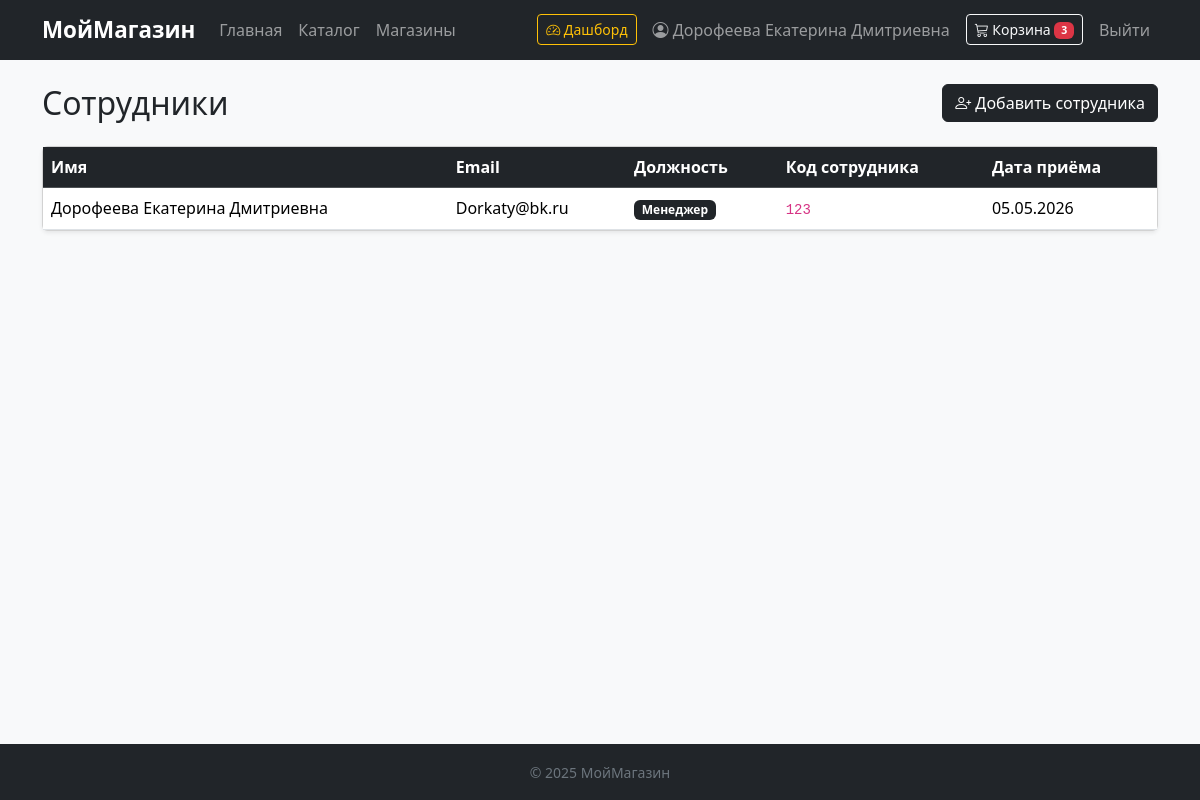
/staff (signed in), run on an earlier commit of the app's database.
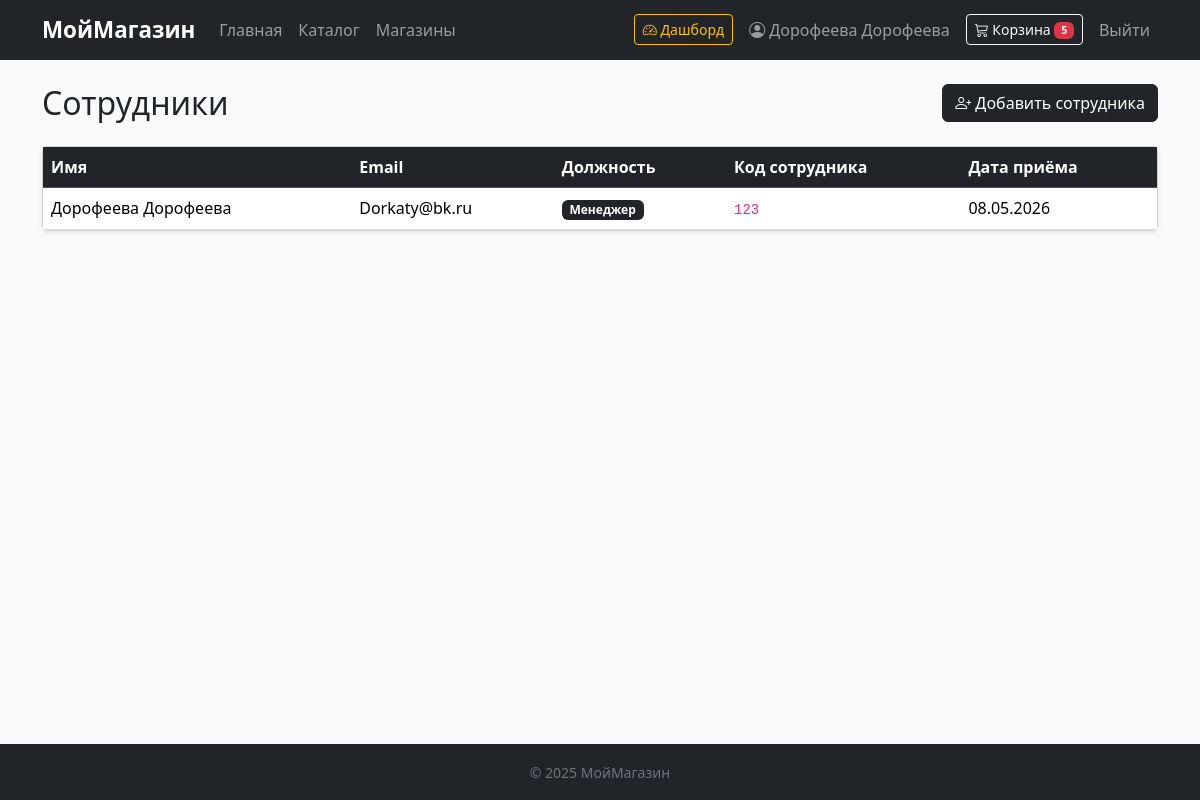
And on a later commit of the database.
### data/users.py (models this page shows, shortened)
class User(SqlAlchemyBase, UserMixin):
    __tablename__ = 'users'
    id = Column(Integer, primary_key=True, autoincrement=True)
    name = Column(String, nullable=True)
    email = Column(String, index=True, unique=True, nullable=True)
    hashed_password = Column(String, nullable=True)
    role = Column(Enum("admin", "user", "manager", "warehouse", "support", "courier", name="user_roles"), nullable=True)
    created_date = Column(DateTime, default=datetime.datetime.now)

### data/employee.py (models this page shows)
class Employee(SqlAlchemyBase):
    __tablename__ = 'employees'
    id = Column(Integer, primary_key=True, autoincrement=True)
    user_id = Column(Integer, ForeignKey('users.id'), nullable=False, unique=True)
    position = Column(String, nullable=False)
    employee_code = Column(String, nullable=False)
    hired_date = Column(DateTime, default=datetime.datetime.now)

### app.py (the view)
@app.route('/staff')
@login_required
def staff_list():
    if current_user.role not in ['admin', 'manager']:
        abort(403)
    with session_scope() as db_sess:
        employees = db_sess.query(Employee, User).join(User, Employee.user_id == User.id).all()
        staff = [{'emp': e, 'user': u} for e, u in employees]
    return render_template('staff_list.html', staff=staff)

### app.py (called while the page is built)
@contextmanager
def session_scope():
    db_sess = db_session.create_session()
    try:
        yield db_sess
    finally:
        db_sess.close()

def cart_count():
    if not current_user.is_authenticated:
        return 0
    with session_scope() as db_sess:
        items = db_sess.query(Cart).filter(Cart.user_id == current_user.id).all()
        return sum(item.quantity for item in items)

@app.context_processor
def inject_cart_count():
    return dict(cart_count=cart_count())

@login_manager.user_loader
def load_user(user_id):
    with session_scope() as db_sess:
        return db_sess.get(User, user_id)

### data/db_session.py (called while the page is built)
def create_session() -> Session:
    global __factory
    return __factory()

### templates/staff_list.html (shortened to what this page needs)
{% extends 'base.html' %}
{% block content %}
<div class="d-flex justify-content-between align-items-center mb-4">
    <h2 class="mb-0">Сотрудники</h2>
    <a href="{{ url_for('register_staff') }}" class="btn btn-dark">
        <i class="bi bi-person-plus"></i> Добавить сотрудника
    </a>
</div>
{% if staff %}
<div class="card shadow-sm">
    <div class="table-responsive">
        <table class="table table-hover mb-0">
            <thead class="table-dark">
                <tr>
                    <th>Имя</th>
                    <th>Email</th>
                    <th>Должность</th>
                    <th>Код сотрудника</th>
                    <th>Дата приёма</th>
                </tr>
            </thead>
            <tbody>
                {% for row in staff %}
                <tr>
                    <td>{{ row.user.name }}</td>
                    <td>{{ row.user.email }}</td>
                    <td><span class="badge bg-dark">{{ row.emp.position }}</span></td>
                    <td><code>{{ row.emp.employee_code }}</code></td>
                    <td>{{ row.emp.hired_date.strftime('%d.%m.%Y') }}</td>
                </tr>
                {% endfor %}
            </tbody>
        </table>
    </div>
</div>
{% else %}
<div class="text-center py-5 text-muted">
    <i class="bi bi-people fs-1"></i>
    <p class="mt-2">Сотрудников пока нет.</p>
</div>
{% endif %}
{% endblock %}

### templates/base.html (shortened to what this page needs)
<!DOCTYPE html>
<html lang="ru">
<head>
    <link href="https://cdn.jsdelivr.net/npm/bootstrap@5.3.3/dist/css/bootstrap.min.css" rel="stylesheet">
    <link href="https://cdn.jsdelivr.net/npm/bootstrap-icons@1.11.3/font/bootstrap-icons.css" rel="stylesheet">
</head>
<body class="bg-light">
<nav class="navbar navbar-expand-lg navbar-dark bg-dark">
    <div class="container">
        <a class="navbar-brand" href="{{ url_for('index') }}">МойМагазин</a>
        <div class="collapse navbar-collapse" id="navMenu">
            <ul class="navbar-nav me-auto">
                <li class="nav-item"><a class="nav-link" href="{{ url_for('index') }}">Главная</a></li>
                <li class="nav-item"><a class="nav-link" href="{{ url_for('catalog') }}">Каталог</a></li>
                <li class="nav-item"><a class="nav-link" href="{{ url_for('stores') }}">Магазины</a></li>
            </ul>
            <ul class="navbar-nav align-items-center gap-2">
                {% if current_user.is_authenticated %}
                    {% if current_user.role in ["admin", "manager", "warehouse", "support", "courier"] %}
                    <li class="nav-item">
                        <a class="btn btn-sm btn-outline-warning" href="{{ url_for('dashboard') }}">
                            <i class="bi bi-speedometer2"></i> Дашборд
                        </a>
                    </li>
                    {% endif %}
                    <li class="nav-item">
                        <a class="nav-link" href="{{ url_for('account') }}">
                            <i class="bi bi-person-circle"></i> {{ current_user.name }}
                        </a>
                    </li>
                    <li class="nav-item">
                        <a class="btn btn-sm btn-outline-light" href="{{ url_for('cart') }}">
                            <i class="bi bi-cart3"></i> Корзина
                            {% if cart_count > 0 %}
                            <span class="badge bg-danger">{{ cart_count }}</span>
                            {% endif %}
                        </a>
                    </li>
                    <li class="nav-item">
                        <a class="nav-link" href="{{ url_for('logout') }}">Выйти</a>
                    </li>
                {% else %}
                    <li class="nav-item"><a class="nav-link" href="{{ url_for('login') }}">Войти</a></li>
                    <li class="nav-item">
                        <a class="btn btn-sm btn-outline-light" href="{{ url_for('register') }}">Регистрация</a>
                    </li>
                {% endif %}
            </ul>
        </div>
    </div>
</nav>
<main class="container my-4">
    {% block content %}{% endblock %}
</main>
<footer class="bg-dark text-secondary text-center py-3 mt-5">
    <small>&copy; 2025 МойМагазин</small>
</footer>
</body>
</html>

### templates/base.html (style rules this page uses)
.navbar-brand { font-weight: 700; font-size: 1.4rem; }
html, body { height: 100%; }
body { display: flex; flex-direction: column; min-height: 100vh; }
main { flex: 1 0 auto; }
footer { flex-shrink: 0; }

What changed in the data, as far as the page shows it:
changed User "Dorkaty@bk.ru": name "Дорофеева Екатерина Дмитриевна" → "Дорофеева Дорофеева"
Also different on the page:
{{ cart_count }}: "3" → "5"
new list line: "Дорофеева Дорофеева Dorkaty@bk.ru"
new list line: "Менеджер 123 08.05.2026"
list line gone: "Дорофеева Екатерина Дмитриевна Dorkaty@bk.ru"
list line gone: "Менеджер 123 05.05.2026"
